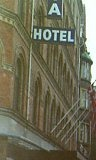
%> input picture images/neg/img00024.jpg, 96 x 160 px
$ octave --eval "result = hist_eq('../../../images/neg/img00024.jpg');"   (GNU Octave 9; MATLAB toolbox functions it lacks are replaced by stand-ins)
%> lines starting %> are read from the running program, lines starting %| are printed output that depends on the picture
### code/1_preprocessing/hist_eq/apply_hist_eq.m
% https://www.imageeprocessing.com/2011/04/matlab-code-histogram-equalization.html
% Implemented and adapted following the above
function [histEqImg] = apply_hist_eq(gsImg)
    % Find histogram
    val = reshape(gsImg, [], 1);
    val = double(val);
    i = hist(val, 0:255);
    % Divide by total number of pixels
    output = i / numel(gsImg);
    % Calculate cumulative sum
    cSum = cumsum(output);
    % Perform transformation S=T(R) where S and R in the range [0 1]
    histEqImg = cSum(gsImg + 1);
    % Convert to uint8
    histEqImg = uint8(histEqImg * 255);
end

### code/1_preprocessing/hist_eq/hist_eq.m
% Outputs all images as cell array after histogram equalisation
function [allHistEq] = hist_eq(path)
%> called with path = '../../../images/neg/img00024.jpg'
    contents = dir(path);
    allHistEq = {zeros(1, numel(contents))};
    for k = 1:numel(contents)
        filename = contents(k).name;
        img = imread(filename);
%> img is the input picture: size 160x96x3 uint8; mean R, G, B 111, 109.5, 87.3
        % If RGB convert to grayscale
        [~, ~, numberOfColorChannels] = size(img);
%> numberOfColorChannels = 3
        if numberOfColorChannels > 1
            gsImg = rgb2gray(img);
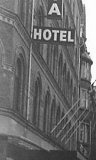
%> gsImg: size 160x96 uint8; min 34, max 254, mean 107.4
        else
            gsImg = img;
        end
        histEqImg = apply_hist_eq(gsImg); % not equiv to histeq(gsImg);
%> in apply_hist_eq, `i = hist(val, 0:255);`: i = 256 values, max 221 at index 254, min 0 at index 1, mean 60
%> in apply_hist_eq, `output = i / numel(gsImg);`: output = 256 values, max 0.0144 at index 254, min 0 at index 1, mean 0.00391
%> in apply_hist_eq, `cSum = cumsum(output);`: cSum = 256 values from 0 to 1
%> in apply_hist_eq, `histEqImg = cSum(gsImg + 1);`:
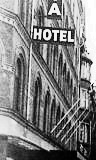
%> histEqImg: size 160x96 double; min 6.51e-05, max 1, mean 0.505
%> `result = hist_eq('../../../images/neg/img00024.jpg');`: result = 1 item
        allHistEq{k,:} = histEqImg;
    end
end

$ run again, on images/neg/img00065.jpg
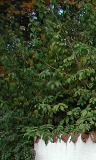
%> input picture images/neg/img00065.jpg, 96 x 160 px
%> in hist_eq, img is the input picture: size 160x96x3 uint8; mean R, G, B 64.3, 76, 48.5
%> in hist_eq, `gsImg = rgb2gray(img);`:
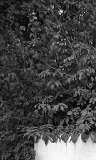
%> gsImg: size 160x96 uint8; min 1, max 251, mean 69.3
%> i = 256 values, max 246 at index 40, min 0 at index 1, mean 60
%> output = 256 values, max 0.016 at index 40, min 0 at index 1, mean 0.00391
%> cSum = 256 values from 0 to 1
%> in apply_hist_eq, `histEqImg = cSum(gsImg + 1);`:
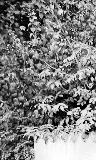
%> histEqImg: size 160x96 double; min 0.00013, max 1, mean 0.505
%> result = 1 item

$ run again, on images/neg/img00162.jpg
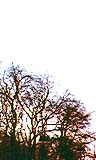
%> input picture images/neg/img00162.jpg, 96 x 160 px
%> in hist_eq, img is the input picture: size 160x96x3 uint8; mean R, G, B 196.9, 190.7, 186.2
%> in hist_eq, `gsImg = rgb2gray(img);`:
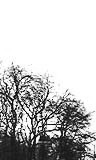
%> gsImg: size 160x96 uint8; min 0, max 255, mean 192
%> i = 256 values, max 7220 at index 256, min 1 at index 1, mean 60
%> output = 256 values, max 0.47 at index 256, min 6.51e-05 at index 1, mean 0.00391
%> cSum = 256 values from 6.51e-05 to 1
%> in apply_hist_eq, `histEqImg = cSum(gsImg + 1);`:
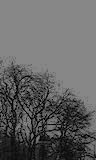
%> histEqImg: size 160x96 double; min 6.51e-05, max 0.53, mean 0.391
%> result = 1 item

$ run again, on images/neg/img00175.jpg
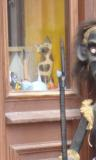
%> input picture images/neg/img00175.jpg, 96 x 160 px
%> in hist_eq, img is the input picture: size 160x96x3 uint8; mean R, G, B 159.4, 131.8, 111.3
%> in hist_eq, `gsImg = rgb2gray(img);`:
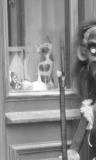
%> gsImg: size 160x96 uint8; min 24, max 254, mean 137.7
%> i = 256 values, max 245 at index 150, min 0 at index 1, mean 60
%> output = 256 values, max 0.016 at index 150, min 0 at index 1, mean 0.00391
%> cSum = 256 values from 0 to 1
%> in apply_hist_eq, `histEqImg = cSum(gsImg + 1);`:
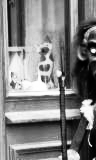
%> histEqImg: size 160x96 double; min 6.51e-05, max 1, mean 0.504
%> result = 1 item
